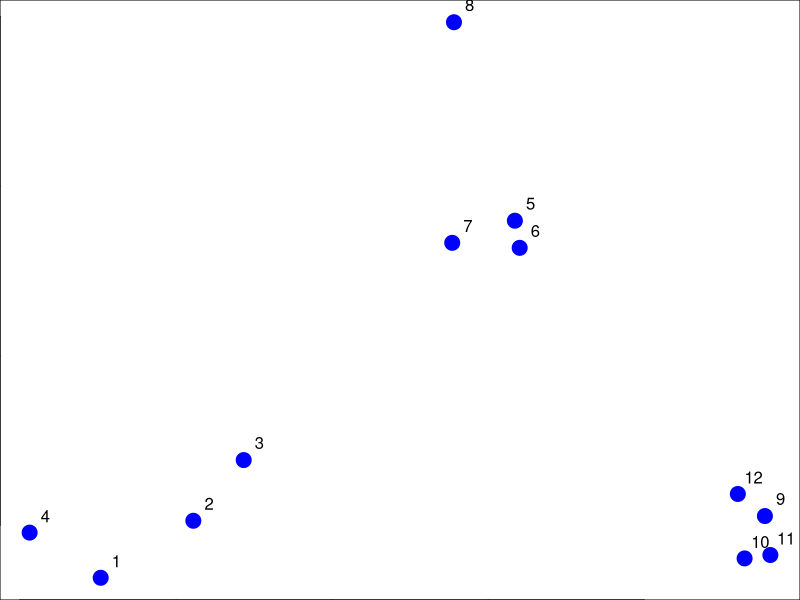
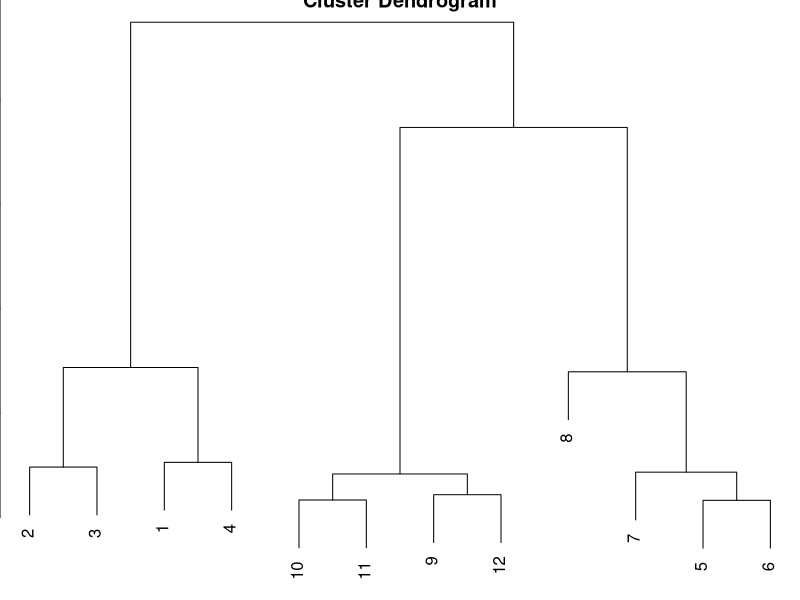
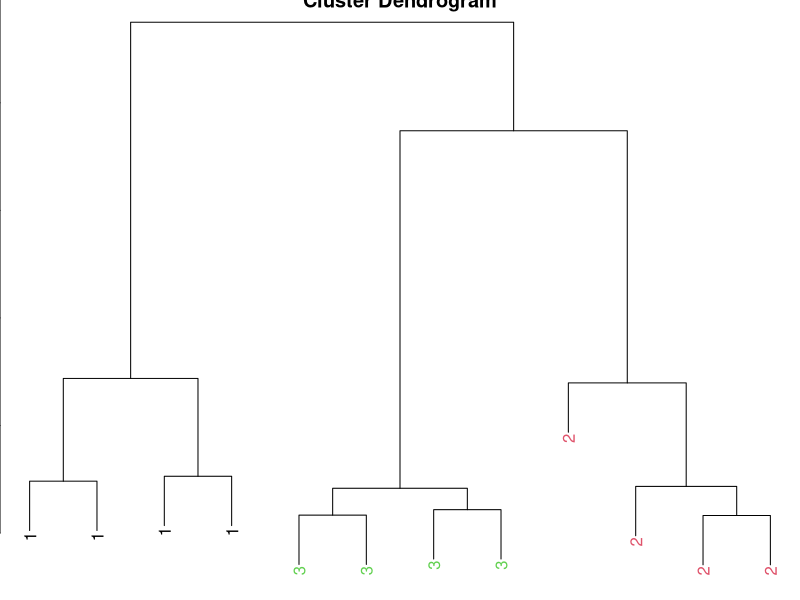

These figures' R source, in order:
set.seed(1234)
par(mar = c(0, 0, 0, 0))
x <- rnorm(12, mean = rep(1:3, each = 4), sd = 0.2)
y <- rnorm(12, mean = rep(c(1, 2, 1), each = 4), sd = 0.2)
plot(x, y, col = "blue", pch = 19, cex = 2)
text(x + 0.05, y + 0.05, labels = as.character(1:12))

# Hierarchical clustering - Hierarchical clustering - dist

dataFrame <- data.frame(x = x, y = y)
head(dataFrame)
# x         y
# 1 0.7585869 0.8447492
# 2 1.0554858 1.0128918
# 3 1.2168882 1.1918988
# 4 0.5308605 0.9779429
# 5 2.0858249 1.8977981
# 6 2.1012112 1.8177609

dist(dataFrame)
# 1          2          3          4          5          6          7          8          9         10         11
# 2  0.34120511                                                                                                              
# 3  0.57493739 0.24102750                                                                                                   
# 4  0.26381786 0.52578819 0.71861759                                                                                        
# 5  1.69424700 1.35818182 1.11952883 1.80666768                                                                             
# 6  1.65812902 1.31960442 1.08338841 1.78081321 0.08150268                                                                  
# 7  1.49823399 1.16620981 0.92568723 1.60131659 0.21110433 0.21666557                                                       
# 8  1.99149025 1.69093111 1.45648906 2.02849490 0.61704200 0.69791931 0.65062566                                            
# 9  2.13629539 1.83167669 1.67835968 2.35675598 1.18349654 1.11500116 1.28582631 1.76460709                                 
# 10 2.06419586 1.76999236 1.63109790 2.29239480 1.23847877 1.16550201 1.32063059 1.83517785 0.14090406                      
# 11 2.14702468 1.85183204 1.71074417 2.37461984 1.28153948 1.21077373 1.37369662 1.86999431 0.11624471 0.08317570           
# 12 2.05664233 1.74662555 1.58658782 2.27232243 1.07700974 1.00777231 1.17740375 1.66223814 0.10848966 0.19128645 0.20802789

# to calculate Euclidean (bird fly) distance between point 2 and point 1
sqrt((0.7585869 - 1.0554858)^ 2 + (0.8447492 - 1.0128918)^ 2) 
# [1] 0.3412051

# Hierarchical clustering - hclust
distxy <- dist(dataFrame)
hClustering <- hclust(distxy)
plot(hClustering)



# Prettier dendrograms 
myplclust <- function(hclust, lab = hclust$labels, lab.col = rep(1, length(hclust$labels)),
                      hang = 0.1, ...) {
  ## modifiction of plclust for plotting hclust objects *in colour*! Copyright
  ## Eva KF Chan 2009 Arguments: hclust: hclust object lab: a character vector
  ## of labels of the leaves of the tree lab.col: colour for the labels;
  ## NA=default device foreground colour hang: as in hclust & plclust Side
  ## effect: A display of hierarchical cluster with coloured leaf labels.
  y <- rep(hclust$height, 2)
  x <- as.numeric(hclust$merge)
  y <- y[which(x < 0)]
  x <- x[which(x < 0)]
  x <- abs(x)
  y <- y[order(x)]
  x <- x[order(x)]
  plot(hclust, labels = FALSE, hang = hang, ...)
  text(x = x, y = y[hclust$order] - (max(hclust$height) * hang), labels = lab[hclust$order],
       col = lab.col[hclust$order], srt = 90, adj = c(1, 0.5), xpd = NA, ...)
}

# Pretty dendrograms Pretty dendrograms
dataFrame <- data.frame(x = x, y = y)
distxy <- dist(dataFrame)
hClustering <- hclust(distxy)
myplclust(hClustering, lab = rep(1:3, each = 4), lab.col = rep(1:3, each = 4))

